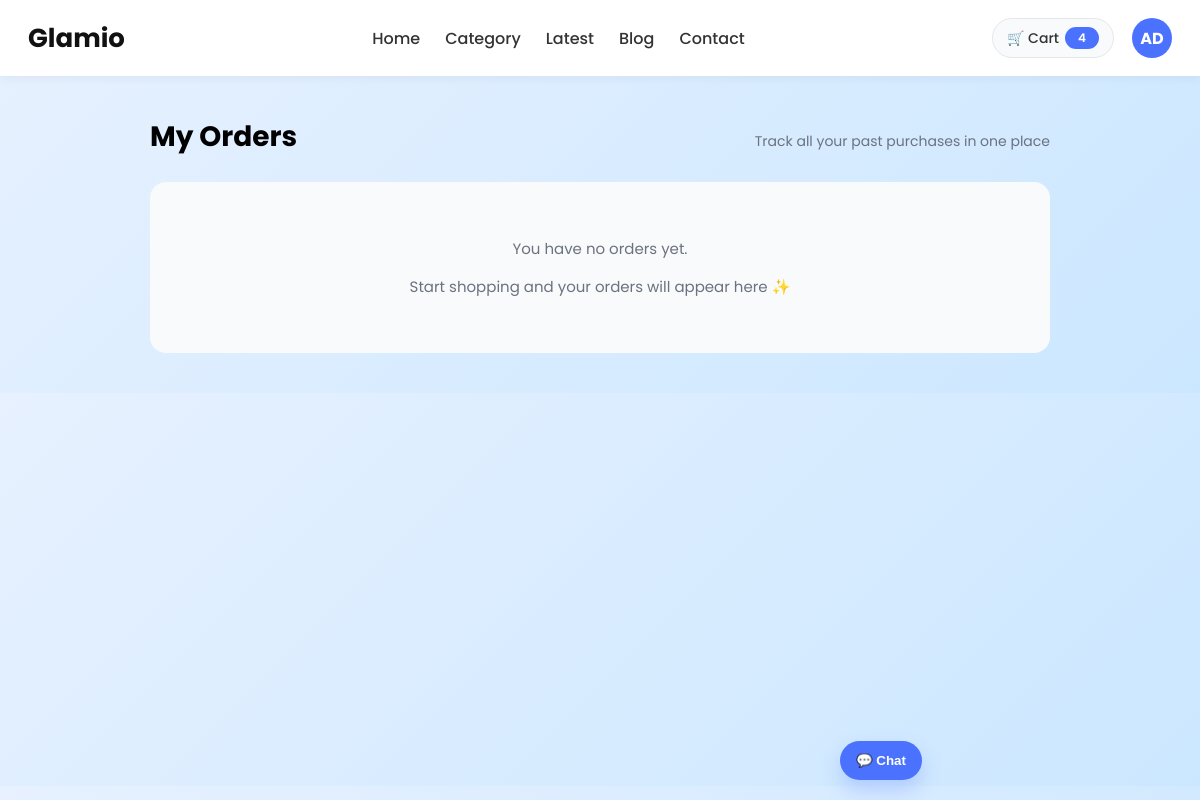
The app's page /orderlist/ (signed in), older data.
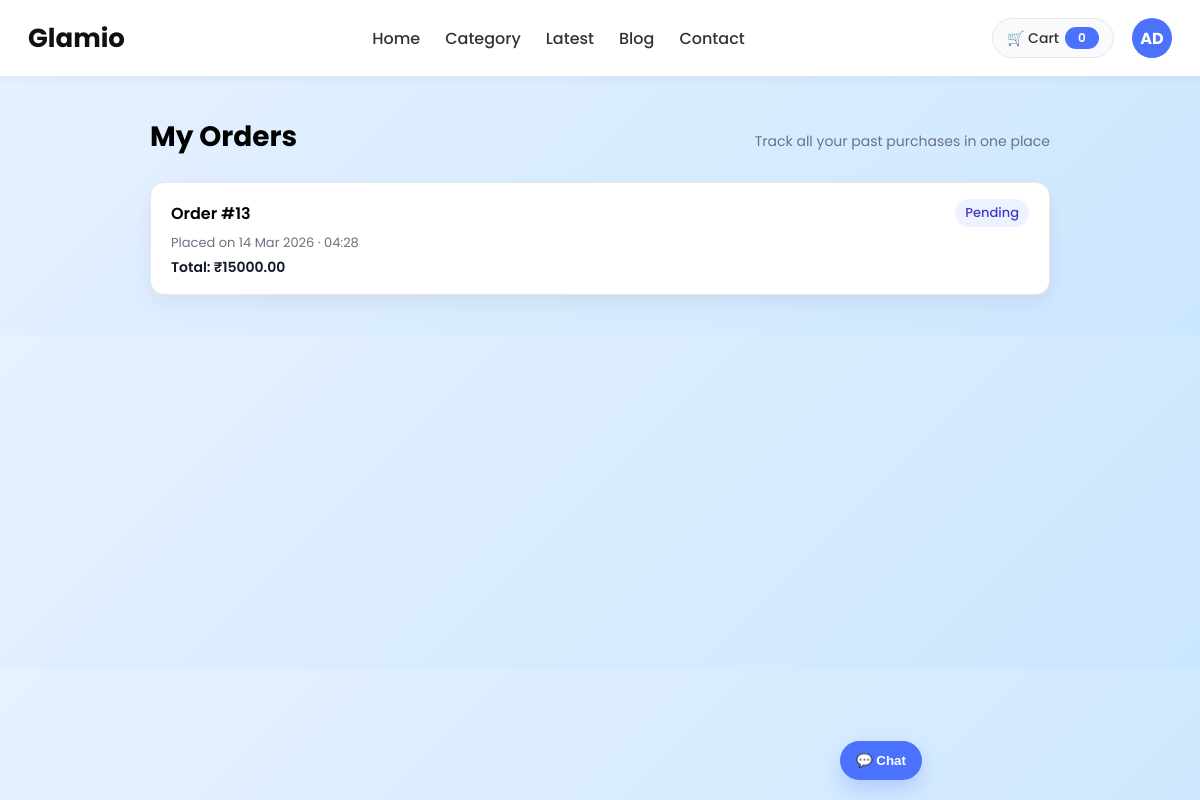
The same page, newer data.
### order_app/models.py (models this page shows, shortened)
class Order(models.Model):
    STATUS_CHOICES = [
        ("PENDING", "Pending"),
        ("PAID", "Paid"),
        ("CANCELLED", "Cancelled"),
    ]
    user = models.ForeignKey(
        CustomUserModel,
        on_delete=models.CASCADE,
        related_name="orders"
    )
    full_name = models.CharField(max_length=100)
    phone = models.CharField(max_length=15)
    address_line1 = models.CharField(max_length=255)
    address_line2 = models.CharField(max_length=255, blank=True, null=True)
    city = models.CharField(max_length=100, blank=True, null=True)
    postal_code = models.CharField(max_length=20, blank=True, null=True)
    total_price = models.DecimalField(max_digits=10, decimal_places=2)
    status = models.CharField(
        max_length=20,
        choices=STATUS_CHOICES,
        default="PENDING",
    )
    created_at = models.DateTimeField(auto_now_add=True)

### order_app/views.py (the view)
# urls.py: path("orderlist/", OrderListView.as_view(), name="order_list"),
class OrderListView(LoginRequiredMixin, View):
    def get(self, request):
        orders = Order.objects.filter(user=request.user).order_by("-created_at")
        context = {"orders": orders}
        return render(request, "order_list.html", context)

### cart_app/context_processors.py (called while the page is built)
def cart_count(request):
    if not request.user.is_authenticated:
        return {"cart_count": 0}
    total = (
        CartItem.objects
        .filter(cart__user=request.user)    # follow FK: CartItem.cart -> Cart.user
        .aggregate(total=Sum("quantity"))["total"]
        or 0
    )
    return {"cart_count": total}

### order_app/templates/order_list.html (shortened to what this page needs)
{% extends 'base.html' %}
{% block content %}
<div class="orders-page">
  <div class="orders-header">
      <h1 class="orders-title">My Orders</h1>
      <span class="orders-subtitle">Track all your past purchases in one place</span>
  </div>
  {% if orders %}
    <ul class="orders-list">
      {% for order in orders %}
        <li>
          <a href="" class="order-card">
            <div class="order-top-row">
              <span class="order-id">Order #{{ order.id }}</span>
              <span class="order-status">{{ order.get_status_display }}</span>
            </div>
            <div class="order-meta">
              Placed on {{ order.created_at|date:"d M Y · H:i" }}
            </div>
            <div class="order-total">
              Total: ₹{{ order.total_price }}
            </div>
          </a>
        </li>
      {% endfor %}
    </ul>
  {% else %}
    <div class="orders-empty">
      <p>You have no orders yet.</p>
      <p>Start shopping and your orders will appear here ✨</p>
    </div>
  {% endif %}
</div>
{% endblock %}

### product_app/templates/base.html (shortened to what this page needs)
{% load static %}
<!doctype html>
<html lang="en">
<head>
</head>
<body>
  <nav class="main-nav">
    <div class="logo">Glamio</div>
    <ul>
      <li><a href="{% url 'product_list' %}">Home</a></li>
      <li><a href="#">Category</a></li>
      <li><a href="#">Latest</a></li>
      <li><a href="#">Blog</a></li>
      <li><a href="#">Contact</a></li>
    </ul>
    <div class="nav-right">
      <a href="{% url 'cart_details' %}" class="cart-link">
        <span>🛒 Cart</span>
        <span class="cart-count">{{ cart_count|default:"0" }}</span>
      </a>
      {% if user.is_authenticated %}
      <div class="profile-menu">
        <div class="avatar">{{ user.username|slice:":2"|upper }}</div>
      </div>
      {% else %}
      <a href="{% url 'login' %}" class="btn-primary"
        style="background:#fff;border:2px solid #4A72FF;color:#4A72FF;">
        Login
      </a>
      <a href="{% url 'register' %}" class="btn-primary">Sign up</a>
      {% endif %}
    </div>
  </nav>
  <main>
    {% block content %}{% endblock %}
  </main>
  <div id="chatbot">
    <button class="toggle" onclick="toggleChat()">💬 Chat</button>
  </div>
</body>
</html>

Row changes from the older to the newer data that the page shows:
added Order: id "13", status "Pending", created_at "14 Mar 2026 · 04:28", total_price "15000.00"
Text that changed along with them:
{{ cart_count|default:"0" }}: "4" → "0"
text no longer shown: "You have no orders yet. Start shopping and your orders will appear here ✨"
